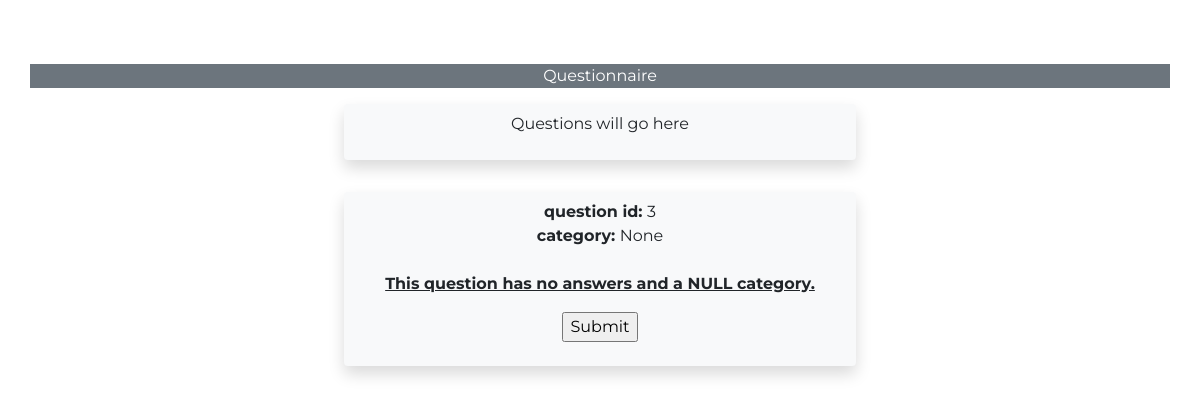
/questionnaire/3 (signed in), run on the app's committed database.
### questionnaire/models.py (models this page shows, shortened)
class Questions(models.Model):
    category = models.ForeignKey(
        'Categories',
        on_delete=models.SET_NULL,
        blank=True,
        null=True,
        verbose_name="Question Category",
    )
    question = models.TextField(
        max_length=500,
    )
    answertype = models.CharField(
        choices=(
            ('SINGLE', 'Can only pick one answer'),
            ('MULTIPLE', 'Can pick multiple answers'),
            ('SORTABLE', 'The answers are sortable or rateable'),
        ),
        default='SINGLEANSWER',
        max_length=64,
        verbose_name="Answer Type",
    )
    class Meta:
        verbose_name_plural = "Questions"

### questionnaire/views.py (the view)
# urls.py: path('', views.index, name='matchmakingindex'),
def index(request, question_pk):
	question = get_object_or_404(Questions, pk=question_pk)
	if request.method == 'POST':
		ResponseInstances.objects.filter(user=request.user).filter(question=question).delete() #delete past responses the user made to thhis question
		form = ResponseInstancesForm(question, request.POST)  #<-- Note the extra arg
		if form.is_valid():
			responseInstance = form.save(commit=False)
			if request.user.is_authenticated:
				responseInstance.user = request.user
			else:
				responseInstance.user = None
			responseInstance.question = question
			responseInstance.save()
			question_pk += 1
			try:
				Questions.objects.get(pk=question_pk)
				return redirect('questionnaire', question_pk=question_pk)
			except Questions.DoesNotExist:
				return redirect('questionnairecomplete')
	else:
		form = ResponseInstancesForm(question)
	context = {
		'form': form,
		'question': question,
	}
	return render(request, 'questionnaire/index.html', context)

### questionnaire/forms.py
class ResponseInstancesForm(forms.ModelForm):
	def __init__(self,question,*args,**kwargs):
		super(ResponseInstancesForm, self).__init__(*args,**kwargs) # populates the post
		self.fields["answer"] = forms.ModelChoiceField(queryset=Answers.objects.filter(belongsTo=question),
                                                   widget=RadioSelect)
		self.fields['answer'].required=True
	class Meta:
		model = ResponseInstances
		fields = ('answer',) #We only want this one exposed

### questionnaire/models.py (called while the page is built)
    def __str__(self):
        return self.answer

### templates/questionnaire/index.html (shortened to what this page needs)
{% extends 'layout.html' %}
{% block content %}
<link rel="stylesheet" type="text/css" href="/static/styles/questionnaireStyle.css">
{% if not user.is_authenticated %}
	<div class="container-fluid paddTop4rem">
	<header class="container">
		<center>You must be logged in to take the questionnaire!</center>
	</header>
	</div>
{% else %}
<div class="container-fluid paddTop4rem">
	<header class="container">
		<div class="row justify-content-center bg-secondary text-white">
			<div class="col-4 text-center">
				Questionnaire
			</div>
		</div>
	</header>
	</div>
<div class="row justify-content-center">
	<div class="col-5 m-3 p-2 bg-light shadow rounded">
		<p class="text-center">Questions will go here</p>
	</div>
</div>
<div class="row justify-content-center">
	<div class="col-5 m-3 p-2 bg-light shadow rounded">
		<p class="text-center">
			<b>question id: </b>{{question.id}}
			<br />
			<b>category: </b>{{question.category}}
			<br />
			<br />
			<b><u>{{question.question}}</u></b>
			<form action="./{{question.pk}}" method="POST">
				<div class="submitButton"><input  type="submit" value="Submit"></div>
			</form>
		</p>
	</div>
</div>
{% endif %}
{% endblock %}

### static/styles/mainStyle.css (style rules this page uses)
body { font-family: 'Patrick Hand', cursive; font-family: 'Montserrat', sans-serif; }
.paddTop4rem { padding-top: 4rem; }

### static/styles/questionnaireStyle.css (style rules this page uses)
.submitButton { text-align: center; }

### data on the page
Questions: id "3", category "None", question "This question has no answers and a NULL category."
